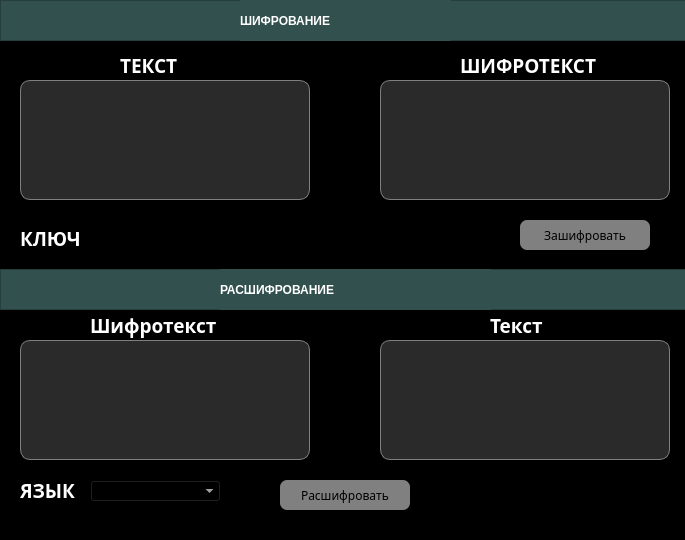
<?xml version="1.0" encoding="UTF-8"?>
<ui version="4.0">
 <class>MainWindow</class>
 <widget class="QMainWindow" name="MainWindow">
  <property name="geometry">
   <rect>
    <x>0</x>
    <y>0</y>
    <width>685</width>
    <height>540</height>
   </rect>
  </property>
  <property name="sizePolicy">
   <sizepolicy hsizetype="Fixed" vsizetype="Fixed">
    <horstretch>0</horstretch>
    <verstretch>0</verstretch>
   </sizepolicy>
  </property>
  <property name="minimumSize">
   <size>
    <width>685</width>
    <height>540</height>
   </size>
  </property>
  <property name="maximumSize">
   <size>
    <width>685</width>
    <height>540</height>
   </size>
  </property>
  <property name="windowTitle">
   <string>Hill</string>
  </property>
  <property name="styleSheet">
   <string notr="true">background-color: rgb(0, 0, 0);</string>
  </property>
  <widget class="QWidget" name="centralwidget">
   <property name="styleSheet">
    <string notr="true">background-color: rgb(0, 0,0);</string>
   </property>
   <widget class="QLabel" name="label_10">
    <property name="geometry">
     <rect>
      <x>490</x>
      <y>310</y>
      <width>61</width>
      <height>30</height>
     </rect>
    </property>
    <property name="font">
     <font>
      <family>Century Gothic</family>
      <pointsize>14</pointsize>
      <weight>87</weight>
      <italic>false</italic>
      <bold>true</bold>
     </font>
    </property>
    <property name="styleSheet">
     <string notr="true">color: white;
font: 14pt &quot;Century Gothic&quot;;
font-weight: 700;
text-transform: uppercase;
</string>
    </property>
    <property name="text">
     <string>Текст</string>
    </property>
   </widget>
   <widget class="QPushButton" name="decrypt_btn">
    <property name="geometry">
     <rect>
      <x>280</x>
      <y>480</y>
      <width>130</width>
      <height>30</height>
     </rect>
    </property>
    <property name="font">
     <font>
      <family>Century Gothic</family>
     </font>
    </property>
    <property name="styleSheet">
     <string notr="true">QPushButton {
	color: black;
	background-color: grey;
	border-radius: 7px;
}

QPushButton:pressed {
	background-color: rgb(102, 102, 102);
}</string>
    </property>
    <property name="text">
     <string>Расшифровать</string>
    </property>
   </widget>
   <widget class="QLabel" name="label_9">
    <property name="geometry">
     <rect>
      <x>460</x>
      <y>50</y>
      <width>151</width>
      <height>30</height>
     </rect>
    </property>
    <property name="font">
     <font>
      <family>Century Gothic</family>
      <pointsize>14</pointsize>
      <weight>87</weight>
      <italic>false</italic>
      <bold>true</bold>
     </font>
    </property>
    <property name="styleSheet">
     <string notr="true">color: white;
font: 14pt &quot;Century Gothic&quot;;
font-weight: 700;</string>
    </property>
    <property name="text">
     <string>ШИФРОТЕКСТ</string>
    </property>
   </widget>
   <widget class="QFrame" name="frame_2">
    <property name="geometry">
     <rect>
      <x>0</x>
      <y>269</y>
      <width>701</width>
      <height>41</height>
     </rect>
    </property>
    <property name="autoFillBackground">
     <bool>false</bool>
    </property>
    <property name="styleSheet">
     <string notr="true">background-color: rgb(49, 80, 78)</string>
    </property>
    <property name="frameShape">
     <enum>QFrame::StyledPanel</enum>
    </property>
    <property name="frameShadow">
     <enum>QFrame::Raised</enum>
    </property>
    <widget class="QLabel" name="label_7">
     <property name="geometry">
      <rect>
       <x>220</x>
       <y>0</y>
       <width>271</width>
       <height>41</height>
      </rect>
     </property>
     <property name="styleSheet">
      <string notr="true">color: white;
font: 18pt &quot;Century Gothic&quot;;
font-weight: 700;</string>
     </property>
     <property name="text">
      <string>РАСШИФРОВАНИЕ</string>
     </property>
    </widget>
   </widget>
   <widget class="QFrame" name="frame">
    <property name="geometry">
     <rect>
      <x>0</x>
      <y>0</y>
      <width>701</width>
      <height>41</height>
     </rect>
    </property>
    <property name="styleSheet">
     <string notr="true">background-color: rgb(49, 80, 78)</string>
    </property>
    <property name="frameShape">
     <enum>QFrame::StyledPanel</enum>
    </property>
    <property name="frameShadow">
     <enum>QFrame::Raised</enum>
    </property>
    <widget class="QLabel" name="label_4">
     <property name="geometry">
      <rect>
       <x>240</x>
       <y>0</y>
       <width>211</width>
       <height>41</height>
      </rect>
     </property>
     <property name="styleSheet">
      <string notr="true">color: white;
font: 18pt &quot;Century Gothic&quot;;
font-weight: 700;</string>
     </property>
     <property name="text">
      <string>ШИФРОВАНИЕ</string>
     </property>
    </widget>
   </widget>
   <widget class="QPushButton" name="encrypt_btn">
    <property name="geometry">
     <rect>
      <x>520</x>
      <y>220</y>
      <width>130</width>
      <height>30</height>
     </rect>
    </property>
    <property name="font">
     <font>
      <family>Century Gothic</family>
     </font>
    </property>
    <property name="styleSheet">
     <string notr="true">QPushButton {
	color: black;
	background-color: grey;
	border-radius: 7px;
}

QPushButton:pressed {
	background-color: rgb(102, 102, 102);
}</string>
    </property>
    <property name="text">
     <string>Зашифровать</string>
    </property>
   </widget>
   <widget class="QLabel" name="label_8">
    <property name="geometry">
     <rect>
      <x>120</x>
      <y>50</y>
      <width>61</width>
      <height>30</height>
     </rect>
    </property>
    <property name="font">
     <font>
      <family>Century Gothic</family>
      <pointsize>14</pointsize>
      <weight>75</weight>
      <italic>false</italic>
      <bold>true</bold>
      <strikeout>false</strikeout>
      <stylestrategy>PreferAntialias</stylestrategy>
     </font>
    </property>
    <property name="styleSheet">
     <string notr="true">color: white;
</string>
    </property>
    <property name="text">
     <string>ТЕКСТ</string>
    </property>
   </widget>
   <widget class="QLabel" name="label_11">
    <property name="geometry">
     <rect>
      <x>90</x>
      <y>310</y>
      <width>151</width>
      <height>30</height>
     </rect>
    </property>
    <property name="font">
     <font>
      <family>Century Gothic</family>
      <pointsize>14</pointsize>
      <weight>87</weight>
      <italic>false</italic>
      <bold>true</bold>
     </font>
    </property>
    <property name="styleSheet">
     <string notr="true">color: white;
font: 14pt &quot;Century Gothic&quot;;
font-weight: 700;
text-transform: uppercase;
</string>
    </property>
    <property name="text">
     <string>Шифротекст</string>
    </property>
   </widget>
   <widget class="QPlainTextEdit" name="text_edit_encrypted">
    <property name="geometry">
     <rect>
      <x>20</x>
      <y>340</y>
      <width>290</width>
      <height>120</height>
     </rect>
    </property>
    <property name="styleSheet">
     <string notr="true">background-color: rgb(42, 42, 42);
border: 1px solid gray;
border-radius: 10px;
color: white;
</string>
    </property>
   </widget>
   <widget class="QTextBrowser" name="textBrowser_encrypted">
    <property name="geometry">
     <rect>
      <x>380</x>
      <y>80</y>
      <width>290</width>
      <height>120</height>
     </rect>
    </property>
    <property name="styleSheet">
     <string notr="true">background-color: rgb(42, 42, 42);
border: 1px solid gray;
border-radius: 10px;
color: white;
</string>
    </property>
   </widget>
   <widget class="QTextBrowser" name="textBrowser_decrypted">
    <property name="geometry">
     <rect>
      <x>380</x>
      <y>340</y>
      <width>290</width>
      <height>120</height>
     </rect>
    </property>
    <property name="styleSheet">
     <string notr="true">background-color: rgb(42, 42, 42);
border: 1px solid gray;
border-radius: 10px;
color: white;
</string>
    </property>
   </widget>
   <widget class="QPlainTextEdit" name="text_edit">
    <property name="geometry">
     <rect>
      <x>20</x>
      <y>80</y>
      <width>290</width>
      <height>120</height>
     </rect>
    </property>
    <property name="styleSheet">
     <string notr="true">background-color: rgb(42, 42, 42);
border: 1px solid gray;
border-radius: 10px;
color: white;
</string>
    </property>
   </widget>
   <widget class="QLineEdit" name="lineEdit">
    <property name="geometry">
     <rect>
      <x>100</x>
      <y>220</y>
      <width>401</width>
      <height>31</height>
     </rect>
    </property>
    <property name="font">
     <font>
      <family>Century Gothic</family>
      <pointsize>14</pointsize>
      <weight>50</weight>
      <bold>false</bold>
     </font>
    </property>
    <property name="styleSheet">
     <string notr="true">color: white;</string>
    </property>
   </widget>
   <widget class="QLabel" name="label">
    <property name="geometry">
     <rect>
      <x>20</x>
      <y>230</y>
      <width>71</width>
      <height>16</height>
     </rect>
    </property>
    <property name="font">
     <font>
      <family>Century Gothic</family>
      <pointsize>14</pointsize>
      <weight>75</weight>
      <bold>true</bold>
     </font>
    </property>
    <property name="styleSheet">
     <string notr="true">color: white;</string>
    </property>
    <property name="text">
     <string>КЛЮЧ</string>
    </property>
   </widget>
   <widget class="QComboBox" name="comboBox">
    <property name="geometry">
     <rect>
      <x>90</x>
      <y>480</y>
      <width>131</width>
      <height>22</height>
     </rect>
    </property>
    <property name="font">
     <font>
      <family>Century Gothic</family>
      <pointsize>14</pointsize>
     </font>
    </property>
    <property name="styleSheet">
     <string notr="true">color: white</string>
    </property>
    <property name="editable">
     <bool>false</bool>
    </property>
    <property name="currentText">
     <string/>
    </property>
   </widget>
   <widget class="QLabel" name="label_2">
    <property name="geometry">
     <rect>
      <x>20</x>
      <y>480</y>
      <width>61</width>
      <height>21</height>
     </rect>
    </property>
    <property name="font">
     <font>
      <family>Century Gothic</family>
      <pointsize>14</pointsize>
      <weight>75</weight>
      <bold>true</bold>
     </font>
    </property>
    <property name="styleSheet">
     <string notr="true">color: white;</string>
    </property>
    <property name="text">
     <string>ЯЗЫК</string>
    </property>
   </widget>
  </widget>
 </widget>
 <resources/>
 <connections/>
</ui>
